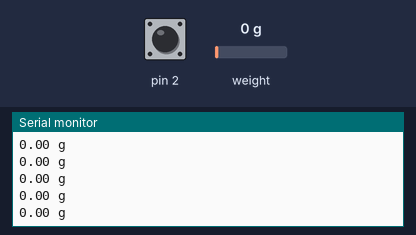
Bench run of a sketch on a simulated Arduino Uno, built with avr-gcc and run on an emulated ATmega328P. On the bench: the last lines printed to the serial monitor. The test bench sets the inputs (shaded band); at power-on: pin 2 HIGH, weight on the scale 0 g.

Above: at 2.6 s.
2.7 s: pin 2 pulled LOW for 0.15 s
At 3.4 s:
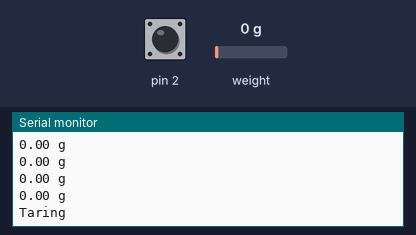
5.8 s: weight on the scale set to 100 g
At 6.5 s:
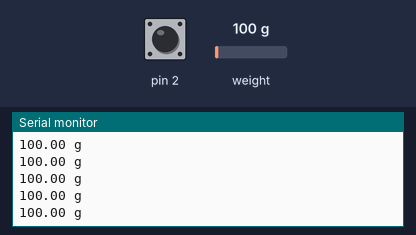
8.8 s: weight on the scale set to 1250 g
At 9.5 s:
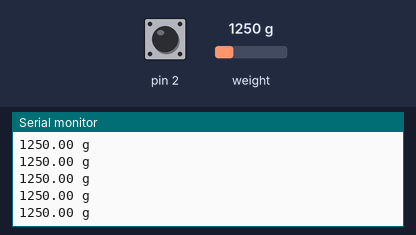
11.8 s: weight on the scale set to 100 g
At 12.4 s:
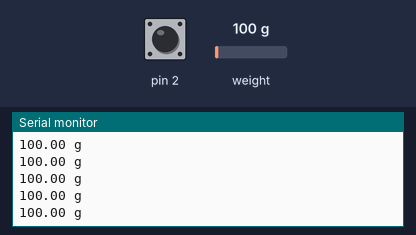
14.8 s: weight on the scale set to 2500 g
At 15.4 s:
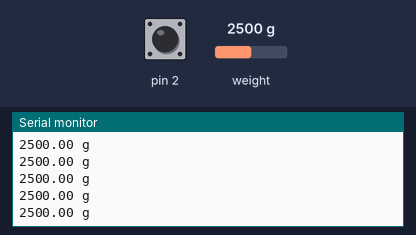
17.8 s: pin 2 pulsed LOW 2 times (0.12 s each, 0.3 s apart)
At 18.6 s:
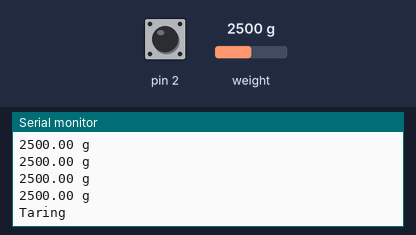
Timing chart, 0 to 20.8 s (numbered marks = the images above; inputs shaded):
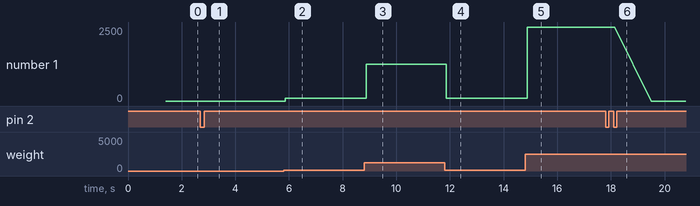

Measured:
- after the input at 2.7 s, the serial monitor: prints a new line after 0.36 s (image 1)
- after the input at 5.8 s, the serial monitor: prints a new line after 0.07 s (image 2)
- after the input at 8.8 s, the serial monitor: prints a new line after 0.09 s (image 3)
- after the input at 14.8 s, the serial monitor: prints a new line after 0.09 s (image 5)
- after the input at 17.8 s, the serial monitor: prints a new line after 0.36 s (image 6)
- plotted number 1: 0 → 100 after the input at 5.8 s, 100 → 1250 after the input at 8.8 s, 100 → 2500 after the input at 14.8 s, 2500 → 0 after the input at 17.8 s

The sketch:

Digital_Scale.ino
```cpp
#include <HX711_ADC.h> // https://github.com/olkal/HX711_ADC
#include <PinButton.h> //https://github.com/poelstra/arduino-multi-button/

#define CalibrationFactor 375 // Calibarate your LOAD CELL with 100g weight, and change the value according to readings
#define SpoolMass         250

PinButton myButton(2);
HX711_ADC LoadCell(4, 5); // dt pin, sck pin

void setup() {

  LoadCell.begin(); // start connection to HX711
  LoadCell.start(1000); // load cells gets 1000ms of time to stabilize
  LoadCell.setCalFactor(CalibrationFactor);

  Serial.begin(9600);
}

void loop() {

  myButton.update();
  LoadCell.update(); // retrieves data from the load cell
  float i = LoadCell.getData(); // get output value

  Serial.print(i);
  Serial.println(" g");

  if (i>=5000){
    i=0;
    Serial.print("Over Loaded");
    delay(200);
  }

  if (myButton.isSingleClick()) {
    Serial.println("Taring");
    LoadCell.start(1000);
  }

  if (myButton.isDoubleClick()) {
    Serial.println("/////////////////////////////////////////////////////////////////////////////////////////////////////////////////////////////////////////////////////////////////////////////////////////////");
  }

}
```
